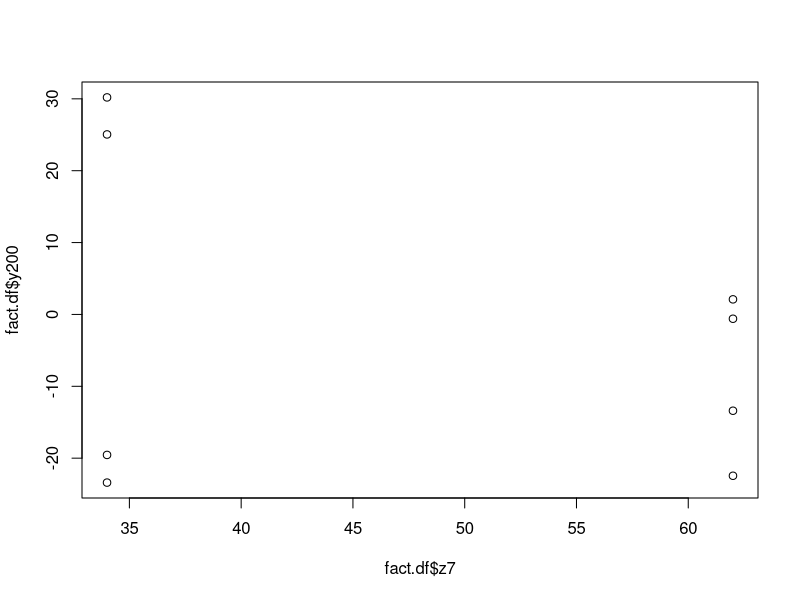
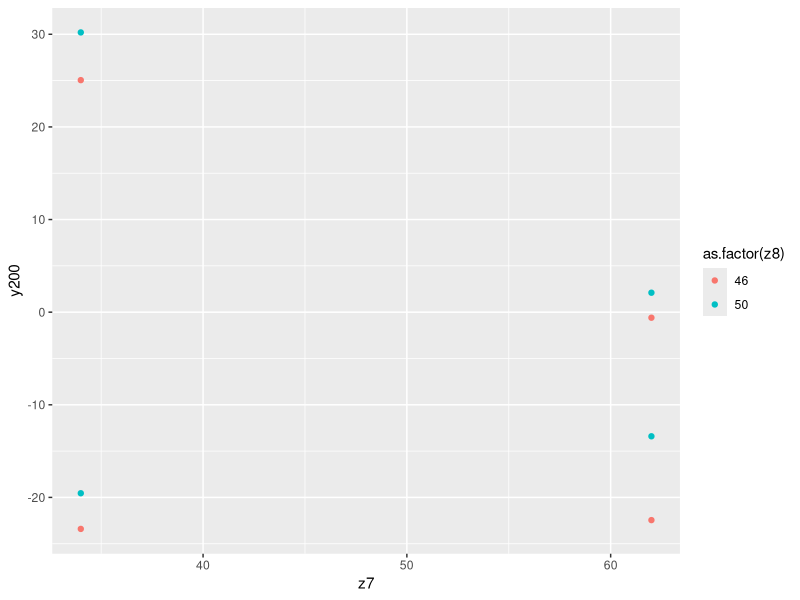
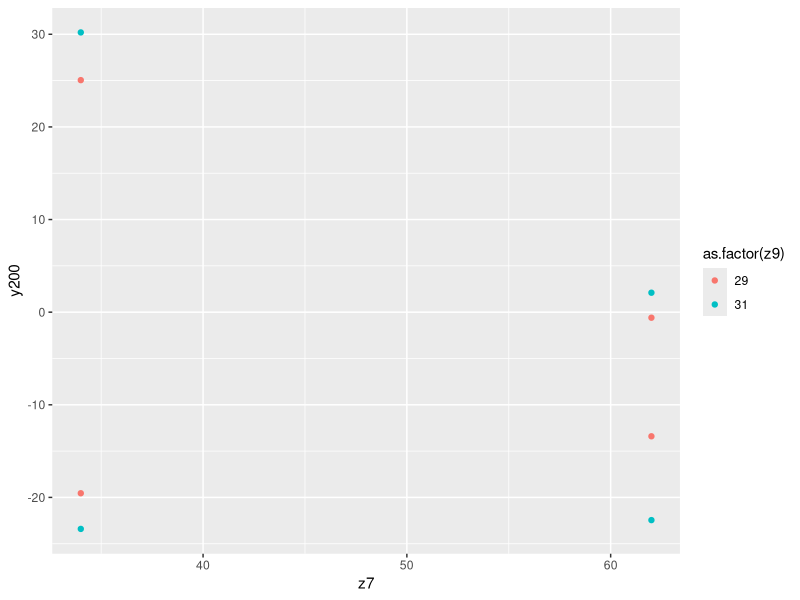
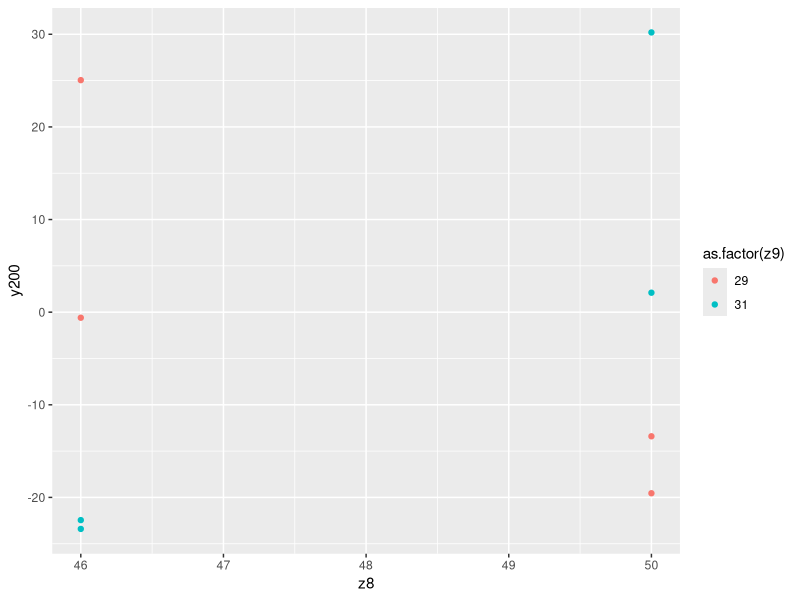
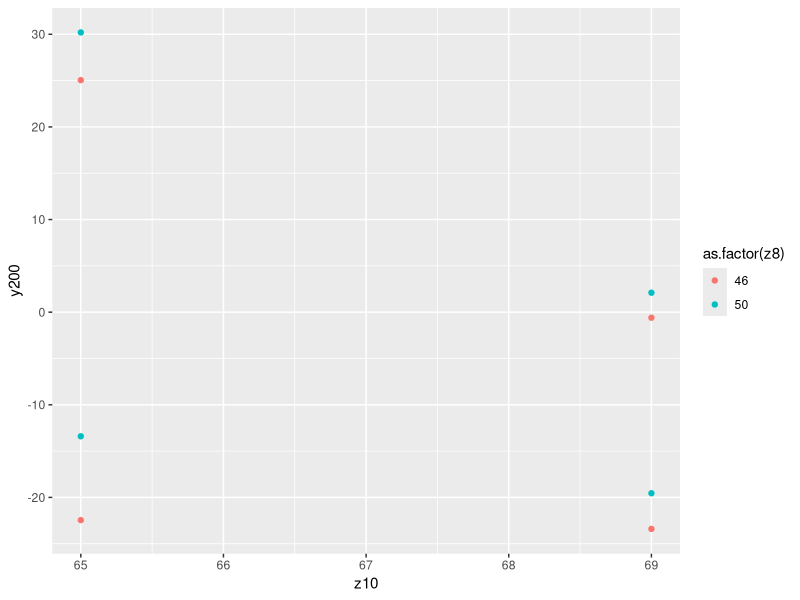
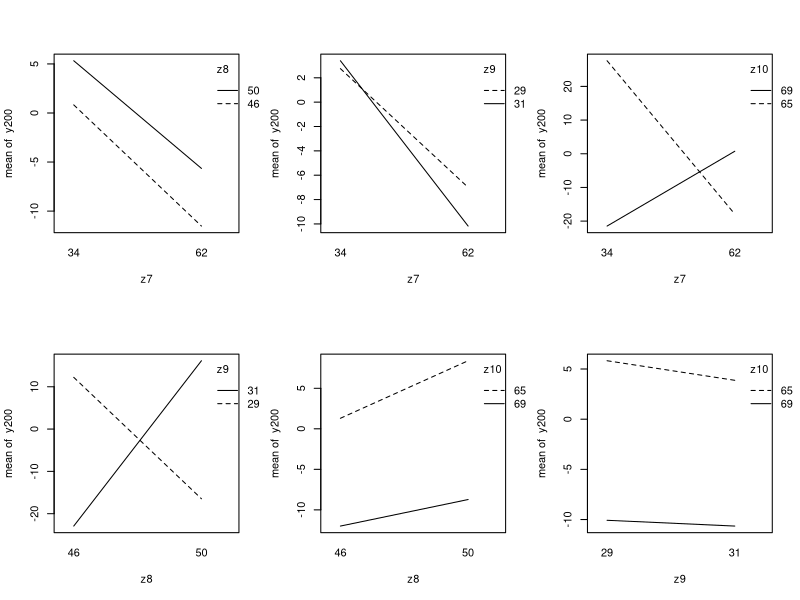

Source code (R) for these figures, in order:
library(ggplot2)

fact.df <- read.delim("half_factorial1.tsv")

summary(fact.df)

fact.model <- aov(y200 ~ as.factor(z7) + as.factor(z8) + as.factor(z9) + as.factor(z10), 
    data=fact.df)
summary(fact.model)

plot(fact.df$z7, fact.df$y200)
ggplot(data=fact.df) + geom_point(aes(x=z7, y=y200, color=as.factor(z8)))

ggplot(data=fact.df) + geom_point(aes(x=z7, y=y200, color=as.factor(z9)))

ggplot(data=fact.df) + geom_point(aes(x=z8, y=y200, color=as.factor(z9)))

ggplot(data=fact.df) + geom_point(aes(x=z10, y=y200, color=as.factor(z8)))


attach(fact.df)

par(mfrow=c(2,3))

interaction.plot(z7, z8, y200)
interaction.plot(z7, z9, y200)
interaction.plot(z7, z10, y200)
interaction.plot(z8, z9, y200)
interaction.plot(z8, z10, y200)
interaction.plot(z9, z10, y200)

fact.model <- aov(y200 ~ as.factor(z7) + as.factor(z8) + as.factor(z9) + as.factor(z10) + 
                    as.factor(z10)*as.factor(z7) + as.factor(z8)*as.factor(z9) , 
                  data=fact.df)
summary(fact.model)
